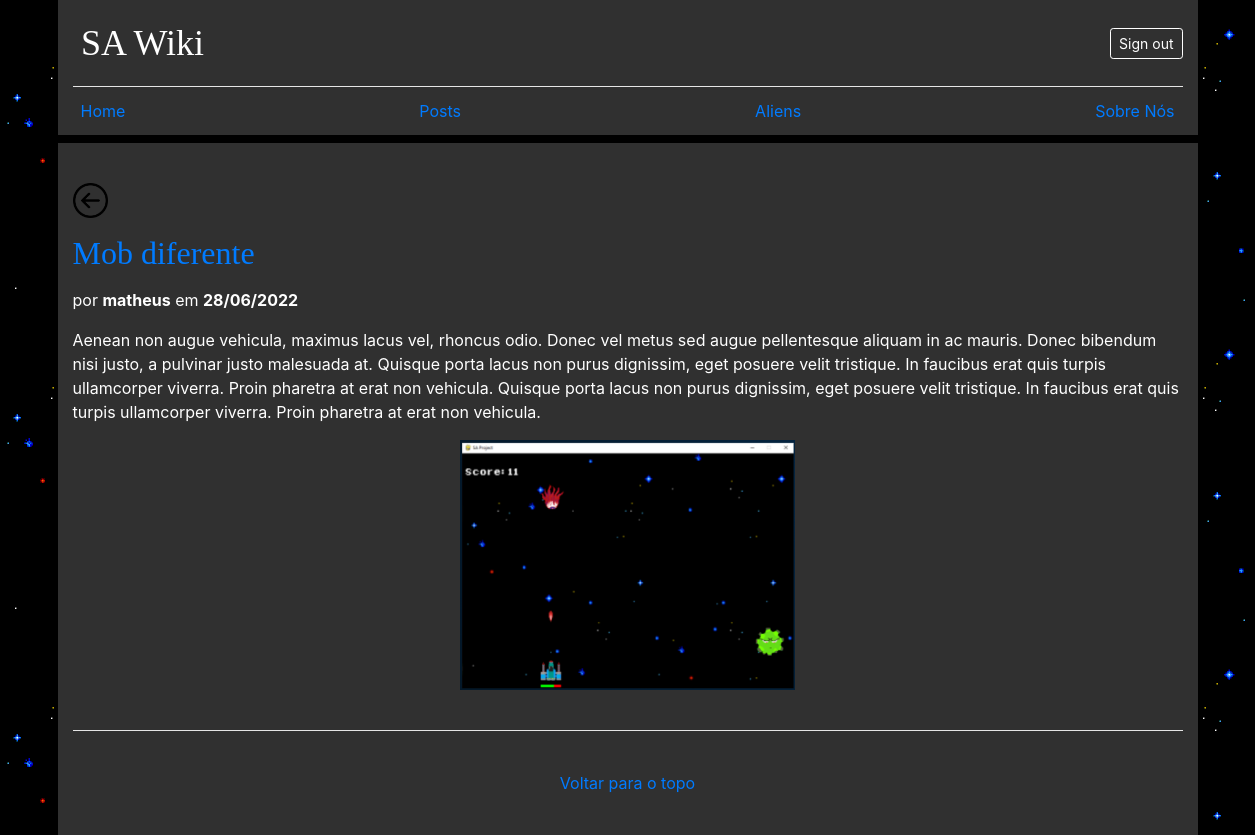
/projeto_10/exibe_meus_posts.php?id=75 (signed in), run on the app's committed database.
### tables this page shows
CREATE TABLE `posts` (
  `id` int(11) NOT NULL,
  `autor` varchar(100) NOT NULL,
  `nome` varchar(150) NOT NULL,
  `descricao` varchar(500) NOT NULL,
  `imagem` varchar(500) NOT NULL,
  `usuario_id` int(11) NOT NULL,
  `created` datetime NOT NULL,
  `modified` datetime DEFAULT NULL
);

### projeto_10/exibe_meus_posts.php (the view, shortened to what this page needs)
<?php
include_once './config/conexao.php';
$id = $_GET['id'];
?>
<!doctype html>
<html lang="pt-br">
  <head>
    <link href="bootstrap/bootstrap.min.css" rel="stylesheet">
    <link href="css/exibe.css" rel="stylesheet">
    <link href="css/dashboard.css" rel="stylesheet">
</head>
<body>
    <div class="container">
      <header class="blog-header lh-1 py-3">
        <div class="row flex-nowrap justify-content-between align-items-center">
          <div class="col-4 text-center">
              <a class="blog-header-logo text-white" href="dashboard.php">SA Wiki</a>
          </div>
          <div class="col-4 d-flex justify-content-end align-items-center">
              <a class="btn btn-sm btn-outline-secondary border-white text-white" href="Includes/SessionStart.php">Sign out</a>
          </div>
        </div>
      </header>
      <div class="nav-scroller py-1 mb-2">
          <nav class="nav d-flex justify-content-between">
          <a class="p-2 link-secondary" href="dashboard.php">Home</a>
          <a class="p-2 link-secondary" href="posts.php">Posts</a>
          <a class="p-2 link-secondary" href="aliens.php">Aliens</a>
          <a class="p-2 link-secondary" href="sobre.php">Sobre Nós</a>
        </nav>
      </div>
    </div>
    <main class="container">
    <?php
    $query_posts = "SELECT autor, nome, descricao, imagem, created FROM posts WHERE id='$id'";
    $result_posts = $conn -> prepare($query_posts);
    $result_posts ->execute();
    while($row_posts = $result_posts->fetch(PDO::FETCH_ASSOC)){
    ?>
    <div style="padding-right: 1200px; padding-top: 40px">
        <a href="meus_posts.php"><img src="img/93634.png" width="35" height="35" alt="alt"/></a>
    </div>
    <p>
        <h2><a href="#"><?php echo $row_posts['nome']?></a></h2>
    </p>
    <p>
        por <b><?php echo $row_posts['autor']; ?></b>
        em <b><?php echo date('d/m/Y', strtotime($row_posts['created'])) ?></b>
    </p>
    <p>
        <?php echo $row_posts['descricao'];?>
    </p>
    <p>
        <img height="250" src="imagem/<?php echo $id ?>/<?php echo $row_posts['imagem'];?>" alt=""><br>
    </p>
    <?php
        }
    ?>
    <footer class="blog-footer">
      <p>
        <a href="#">Voltar para o topo</a>
      </p>
    </footer>
    </main>
</body>
</html>

### projeto_10/css/exibe.css (style rules this page uses)
img { display: block; margin: 0px auto; }

### projeto_10/css/dashboard.css (style rules this page uses)
.blog-header { border-bottom: 1px solid #e5e5e5; }
.blog-header-logo { font-family: "Playfair Display", Georgia, "Times New Roman", serif; font-size: 2.25rem; padding-right: 210px; }
h1, h2, h3, h4, h5, h6 { color: #fff; font-family: "Playfair Display", Georgia, "Times New Roman", serif; }
body { background-image: url(fundogif.gif); background-color: #202020; }
p { color: #fff; }
.container { background-color: #303030; }
.blog-footer { padding: 2.5rem 0; color: #303030; text-align: center; background-color: #303030; border-top: .05rem solid #e5e5e5; }
.blog-footer p:last-child { margin-bottom: 0; }

### data on the page
posts: nome "Mob diferente", autor "matheus", created "28/06/2022", descricao "Aenean non augue vehicula, maximus lacus vel, rhoncus odio. Donec vel metus sed augue pellentesque aliquam in ac mauris. Donec bibendum nisi justo, a pulvinar justo malesuada at. Quisque porta lacus non purus dignissim, eget posuere velit tristique. In faucibus erat quis turpis ullamcorper viverra. Proin pharetra at erat non vehicula. Quisque porta lacus non purus dignissim, eget posuere velit tristique. In faucibus erat quis turpis ullamcorper viverra. Proin pharetra at erat non vehicula.", imagem (picture)
